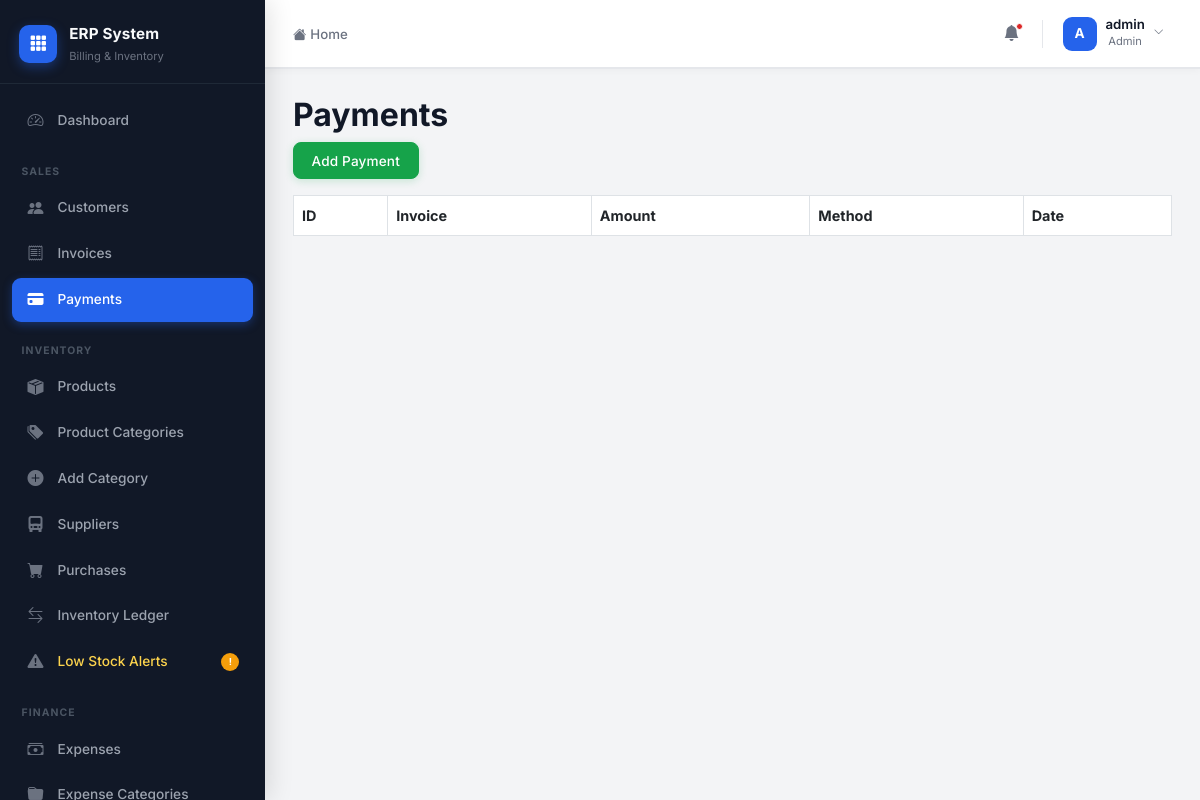
Screenshot of /payments/ (signed in) with the database file from the repository.
### accounts/models.py (models this page shows)
class CustomUser(AbstractUser):
    ROLE_CHOICES = (
        ('admin', 'Admin'),
        ('staff', 'Staff'),
        ('accountant', 'Accountant'),
    )
    role = models.CharField(max_length=20, choices=ROLE_CHOICES, default='staff')
    phone = models.CharField(max_length=15, blank=True, null=True)

### payments/views.py (the view)
@login_required
@accountant_required
def payment_list(request):
    payments = CustomerPayment.objects.select_related(
        'invoice',
        'received_by'
    )
    return render(
        request,
        'payments/payment_list.html',
        {
            'payments': payments
        }
    )

### templates/payments/payment_list.html (shortened to what this page needs)
{% extends 'layouts/admin_base.html' %}
{% block admin_content %}
<h2>Payments</h2>
<a href="{% url 'create_payment' %}"
   class="btn btn-success mb-3">
    Add Payment
</a>
<table class="table table-bordered">
    <tr>
        <th>ID</th>
        <th>Invoice</th>
        <th>Amount</th>
        <th>Method</th>
        <th>Date</th>
    </tr>
</table>
{% endblock %}

### templates/layouts/admin_base.html (shortened to what this page needs)
{% extends 'base.html' %}
{% block content %}
<div class="erp-shell">
    <aside class="erp-sidebar" id="erpSidebar">
        <div class="sidebar-logo">
            <div class="logo-icon">
                <i class="bi bi-grid-3x3-gap-fill"></i>
            </div>
            <div class="logo-text">
                <span class="logo-name">ERP System</span>
                <span class="logo-sub">Billing & Inventory</span>
            </div>
        </div>
        <nav class="sidebar-nav" id="sidebarNav">
            <a href="{% url 'admin_dashboard' %}"
               class="nav-item {% if request.resolver_match.url_name == 'admin_dashboard' %}active{% endif %}">
                <span class="nav-icon"><i class="bi bi-speedometer2"></i></span>
                <span class="nav-label">Dashboard</span>
            </a>
            <div class="nav-section-label">Sales</div>
            <a href="{% url 'customer_list' %}"
               class="nav-item {% if 'customer' in request.resolver_match.url_name %}active{% endif %}">
                <span class="nav-icon"><i class="bi bi-people-fill"></i></span>
                <span class="nav-label">Customers</span>
            </a>
            <a href="{% url 'invoice_list' %}"
               class="nav-item {% if 'invoice' in request.resolver_match.url_name %}active{% endif %}">
                <span class="nav-icon"><i class="bi bi-receipt"></i></span>
                <span class="nav-label">Invoices</span>
            </a>
            {% if request.user.role == 'admin' or request.user.role == 'accountant' %}
            <a href="{% url 'payment_list' %}"
               class="nav-item {% if 'payment' in request.resolver_match.url_name %}active{% endif %}">
                <span class="nav-icon"><i class="bi bi-credit-card-fill"></i></span>
                <span class="nav-label">Payments</span>
            </a>
            {% endif %}
            <div class="nav-section-label">Inventory</div>
            <a href="{% url 'product_list' %}"
               class="nav-item {% if request.resolver_match.url_name == 'product_list' %}active{% endif %}">
                <span class="nav-icon"><i class="bi bi-box-seam-fill"></i></span>
                <span class="nav-label">Products</span>
            </a>
            {% if request.user.role == 'admin' %}
            <a href="{% url 'category_list' %}"
               class="nav-item {% if 'category' in request.resolver_match.url_name %}active{% endif %}">
                <span class="nav-icon"><i class="bi bi-tags-fill"></i></span>
                <span class="nav-label">Product Categories</span>
            </a>
            <a href="{% url 'add_category' %}"
               class="nav-item {% if request.resolver_match.url_name == 'add_category' %}active{% endif %}">
                <span class="nav-icon"><i class="bi bi-plus-circle-fill"></i></span>
                <span class="nav-label">Add Category</span>
            </a>
            <a href="{% url 'supplier_list' %}"
               class="nav-item {% if 'supplier' in request.resolver_match.url_name %}active{% endif %}">
                <span class="nav-icon"><i class="bi bi-truck-front-fill"></i></span>
                <span class="nav-label">Suppliers</span>
            </a>
            <a href="{% url 'purchase_list' %}"
               class="nav-item {% if 'purchase' in request.resolver_match.url_name %}active{% endif %}">
                <span class="nav-icon"><i class="bi bi-cart-fill"></i></span>
                <span class="nav-label">Purchases</span>
            </a>
            {% endif %}
            <a href="{% url 'stock_movement_list' %}"
               class="nav-item {% if 'stock' in request.resolver_match.url_name %}active{% endif %}">
                <span class="nav-icon"><i class="bi bi-arrow-left-right"></i></span>
                <span class="nav-label">Inventory Ledger</span>
            </a>
            <a href="{% url 'product_list' %}" class="nav-item nav-warning">
                <span class="nav-icon"><i class="bi bi-exclamation-triangle-fill"></i></span>
                <span class="nav-label">Low Stock Alerts</span>
                <span class="nav-badge">!</span>
            </a>
            {% if request.user.role == 'admin' or request.user.role == 'accountant' %}
            <div class="nav-section-label">Finance</div>
            <a href="{% url 'expense_list' %}"
               class="nav-item {% if 'expense' in request.resolver_match.url_name %}active{% endif %}">
                <span class="nav-icon"><i class="bi bi-cash-stack"></i></span>
                <span class="nav-label">Expenses</span>
            </a>
            <a href="{% url 'expense_category_list' %}"
               class="nav-item {% if 'expense_category' in request.resolver_match.url_name %}active{% endif %}">
                <span class="nav-icon"><i class="bi bi-folder-fill"></i></span>
                <span class="nav-label">Expense Categories</span>
            </a>
            {% endif %}
        </nav>
    </aside>
    <div class="erp-main">
        <header class="erp-topbar">
            <div class="topbar-left">
                <nav aria-label="breadcrumb">
                    <ol class="breadcrumb mb-0">
                        <li class="breadcrumb-item">
                            <a href="{% url 'admin_dashboard' %}">
                                <i class="bi bi-house-fill me-1"></i>Home
                            </a>
                        </li>
                    </ol>
                </nav>
            </div>
            <div class="topbar-right">
                <button class="topbar-icon-btn" title="Notifications">
                    <i class="bi bi-bell-fill"></i>
                    <span class="notif-dot"></span>
                </button>
                <div class="dropdown">
                    <button class="topbar-user-btn dropdown-toggle" data-bs-toggle="dropdown" aria-expanded="false">
                        <div class="topbar-avatar">
                            {{ request.user.username|slice:":1"|upper }}
                        </div>
                        <div class="topbar-user-info d-none d-sm-block">
                            <div class="topbar-username">{{ request.user.username }}</div>
                            <div class="topbar-userrole">{{ request.user.role|title }}</div>
                        </div>
                        <i class="bi bi-chevron-down topbar-chevron d-none d-sm-block"></i>
                    </button>
                </div>
            </div>
        </header>
        <main class="erp-page-content page-content">
            {% block admin_content %}{% endblock %}
        </main>
    </div>
</div>
{% endblock %}

### templates/base.html (style rules this page uses)
:root { --primary: #2563EB; --primary-hover: #1D4ED8; --primary-light: #EFF6FF; --sidebar-bg: #111827; --sidebar-hover: #1F2937; --sidebar-active: #1F2937; --success: #16A34A; --danger: #DC2626; --warning: #F59E0B; --bg: #F3F4F6; --card-bg: #FFFFFF; --text-primary: #111827; --text-secondary: #6B7280; --border: #E5E7EB; --shadow-card: 0 4px 20px rgba(0,0,0,0.05); --shadow-sidebar: 4px 0 24px rgba(0,0,0,0.12); --radius-sm: 8px; --radius-md: 12px; --radius-lg: 16px; --topbar-h: 68px; --sidebar-w: 265px; --transition: all 0.22s cubic-bezier(0.4,0,0.2,1); }
*, *::before, *::after { box-sizing: border-box; }
body { font-family: 'Inter', sans-serif; background: var(--bg); color: var(--text-primary); font-size: 0.9rem; line-height: 1.6; -webkit-font-smoothing: antialiased; }
h1,h2,h3,h4,h5,h6 { font-weight: 700; color: var(--text-primary); }
a { text-decoration: none; }
.page-content { animation: fadeInUp 0.35s ease forwards; }
.btn { font-family: 'Inter', sans-serif; font-weight: 500; font-size: 0.85rem; border-radius: var(--radius-sm); padding: 0.45rem 1.1rem; transition: var(--transition); display: inline-flex; align-items: center; gap: 0.4rem; letter-spacing: 0.01em; }
.btn-success { background: var(--success); border-color: var(--success); box-shadow: 0 2px 8px rgba(22,163,74,0.2); }
.erp-topbar { height: var(--topbar-h); background: var(--card-bg); border-bottom: 1px solid var(--border); display: flex; align-items: center; justify-content: space-between; padding: 0 1.75rem; position: sticky; top: 0; z-index: 100; box-shadow: 0 1px 0 var(--border), 0 2px 8px rgba(0,0,0,0.04); }

### rows the page displays
CustomUser: user.username "A", user.username "admin", user.role "Admin"
